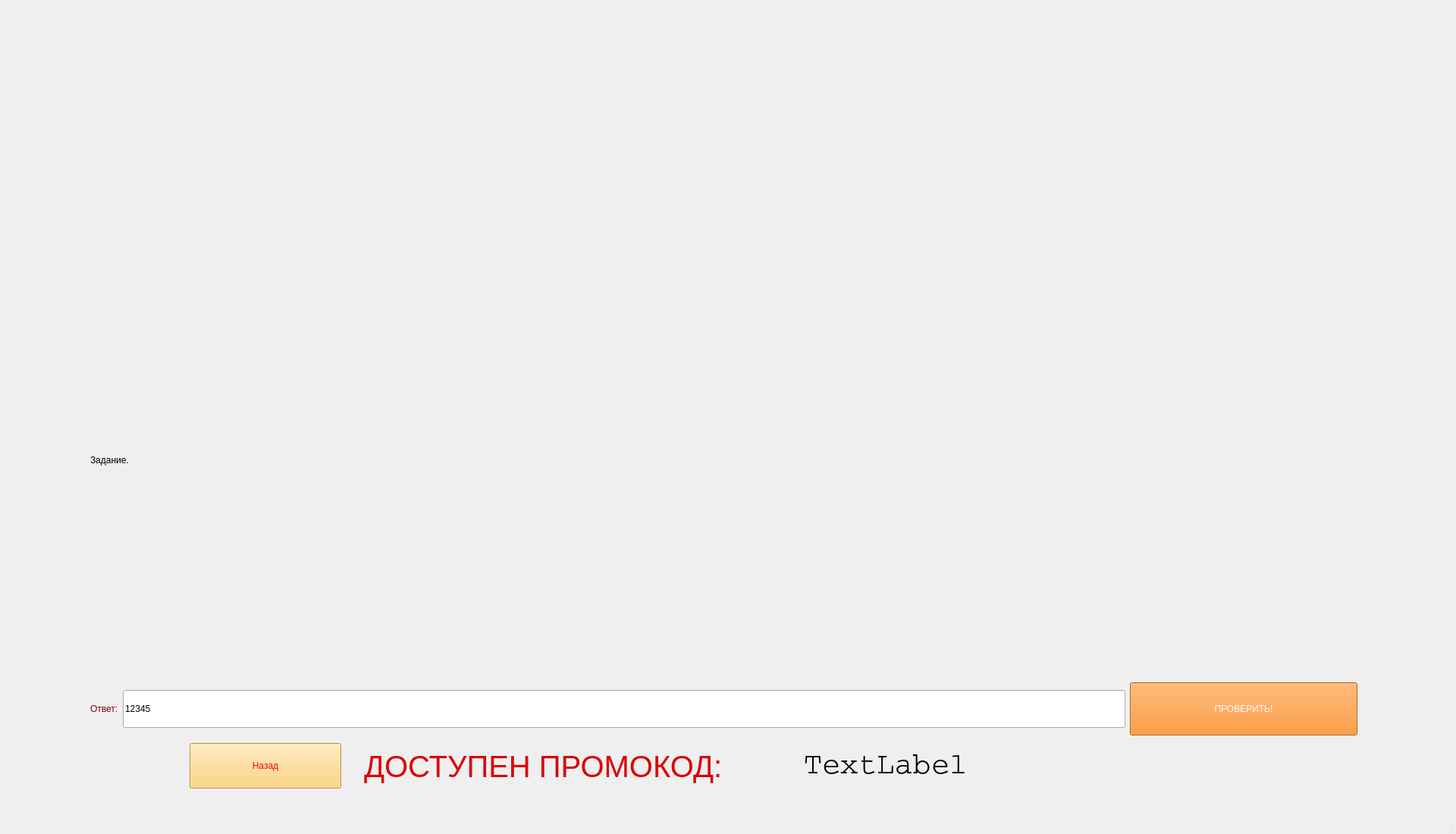
<?xml version="1.0" encoding="UTF-8"?>
<ui version="4.0">
 <class>ProbSolvWindow</class>
 <widget class="QMainWindow" name="ProbSolvWindow">
  <property name="geometry">
   <rect>
    <x>0</x>
    <y>0</y>
    <width>1920</width>
    <height>1100</height>
   </rect>
  </property>
  <property name="windowTitle">
   <string>Пора работать!</string>
  </property>
  <widget class="QWidget" name="centralwidget">
   <widget class="QPushButton" name="go_back">
    <property name="enabled">
     <bool>true</bool>
    </property>
    <property name="geometry">
     <rect>
      <x>250</x>
      <y>980</y>
      <width>200</width>
      <height>60</height>
     </rect>
    </property>
    <property name="sizePolicy">
     <sizepolicy hsizetype="Minimum" vsizetype="Fixed">
      <horstretch>0</horstretch>
      <verstretch>0</verstretch>
     </sizepolicy>
    </property>
    <property name="minimumSize">
     <size>
      <width>0</width>
      <height>60</height>
     </size>
    </property>
    <property name="maximumSize">
     <size>
      <width>200</width>
      <height>16777215</height>
     </size>
    </property>
    <property name="cursor">
     <cursorShape>PointingHandCursor</cursorShape>
    </property>
    <property name="layoutDirection">
     <enum>Qt::LeftToRight</enum>
    </property>
    <property name="styleSheet">
     <string notr="true">font: 75 30pt &quot;Courier&quot;;
color: rgb(252, 1, 7);
background-color: rgb(254, 204, 102);
</string>
    </property>
    <property name="text">
     <string>Назад</string>
    </property>
   </widget>
   <widget class="QWidget" name="gridLayoutWidget">
    <property name="geometry">
     <rect>
      <x>119</x>
      <y>319</y>
      <width>1671</width>
      <height>651</height>
     </rect>
    </property>
    <layout class="QGridLayout" name="gridLayout">
     <item row="1" column="0">
      <widget class="QLabel" name="label_2">
       <property name="styleSheet">
        <string notr="true">font: 20pt &quot;Tahoma&quot;;
color: rgb(128, 0, 2);</string>
       </property>
       <property name="text">
        <string>Ответ:</string>
       </property>
      </widget>
     </item>
     <item row="1" column="1">
      <widget class="QLineEdit" name="answ_area">
       <property name="minimumSize">
        <size>
         <width>0</width>
         <height>50</height>
        </size>
       </property>
       <property name="styleSheet">
        <string notr="true">font: italic 20pt &quot;Times New Roman&quot;;</string>
       </property>
       <property name="text">
        <string>12345</string>
       </property>
      </widget>
     </item>
     <item row="1" column="2">
      <widget class="QPushButton" name="check_btn">
       <property name="minimumSize">
        <size>
         <width>300</width>
         <height>70</height>
        </size>
       </property>
       <property name="cursor">
        <cursorShape>PointingHandCursor</cursorShape>
       </property>
       <property name="styleSheet">
        <string notr="true">font: 75 20pt &quot;Helvetica&quot;;
background-color: rgb(253, 128, 8);
color: rgb(255, 255, 255);</string>
       </property>
       <property name="text">
        <string>ПРОВЕРИТЬ!</string>
       </property>
      </widget>
     </item>
     <item row="0" column="0" colspan="3">
      <widget class="QLabel" name="task_txt">
       <property name="styleSheet">
        <string notr="true">color: rgb(0, 0, 0);
font: 20pt &quot;Tahoma&quot;;</string>
       </property>
       <property name="text">
        <string>Задание. </string>
       </property>
      </widget>
     </item>
    </layout>
   </widget>
   <widget class="QLabel" name="label">
    <property name="geometry">
     <rect>
      <x>480</x>
      <y>980</y>
      <width>561</width>
      <height>61</height>
     </rect>
    </property>
    <property name="font">
     <font>
      <family>Helvetica</family>
      <pointsize>30</pointsize>
      <weight>9</weight>
      <italic>false</italic>
      <bold>false</bold>
     </font>
    </property>
    <property name="styleSheet">
     <string notr="true">font: 75 30pt &quot;Helvetica&quot;;
color: rgb(217, 5, 7);</string>
    </property>
    <property name="text">
     <string>ДОСТУПЕН ПРОМОКОД:</string>
    </property>
   </widget>
   <widget class="QLabel" name="promo_txt">
    <property name="geometry">
     <rect>
      <x>1060</x>
      <y>980</y>
      <width>371</width>
      <height>61</height>
     </rect>
    </property>
    <property name="font">
     <font>
      <family>Courier</family>
      <pointsize>30</pointsize>
      <weight>50</weight>
      <italic>false</italic>
      <bold>false</bold>
     </font>
    </property>
    <property name="cursor">
     <cursorShape>IBeamCursor</cursorShape>
    </property>
    <property name="mouseTracking">
     <bool>false</bool>
    </property>
    <property name="styleSheet">
     <string notr="true">font: 30pt &quot;Courier&quot;;</string>
    </property>
    <property name="text">
     <string>TextLabel</string>
    </property>
    <property name="textInteractionFlags">
     <set>Qt::LinksAccessibleByMouse|Qt::TextSelectableByMouse</set>
    </property>
   </widget>
  </widget>
  <widget class="QMenuBar" name="menubar">
   <property name="geometry">
    <rect>
     <x>0</x>
     <y>0</y>
     <width>1920</width>
     <height>24</height>
    </rect>
   </property>
  </widget>
  <widget class="QStatusBar" name="statusbar"/>
 </widget>
 <resources/>
 <connections/>
</ui>
